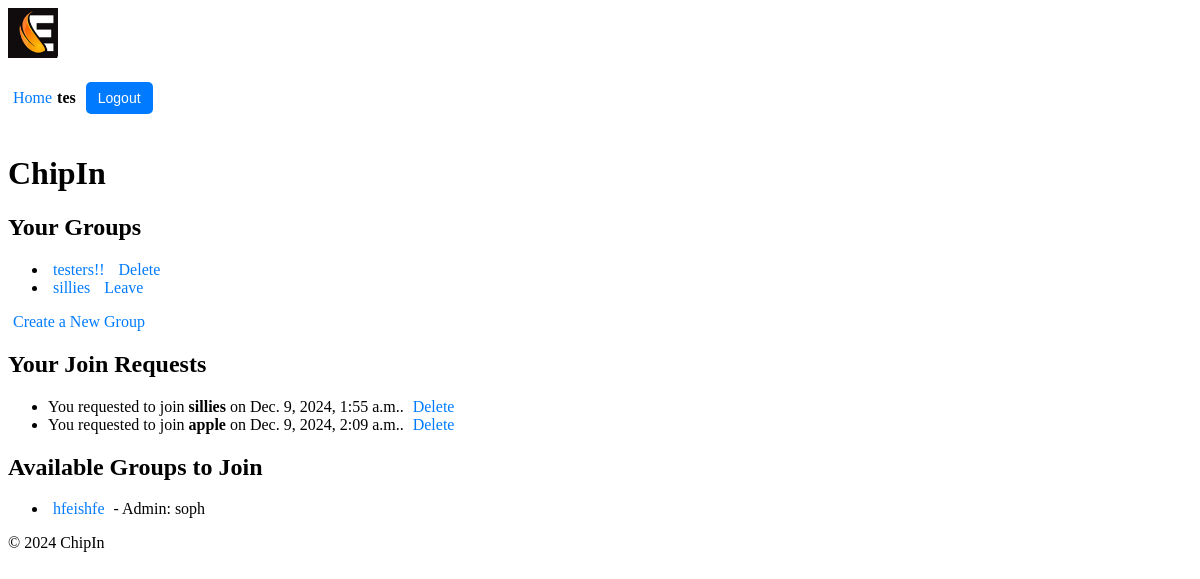
Before: /chipin/ (signed in) with the older database file.
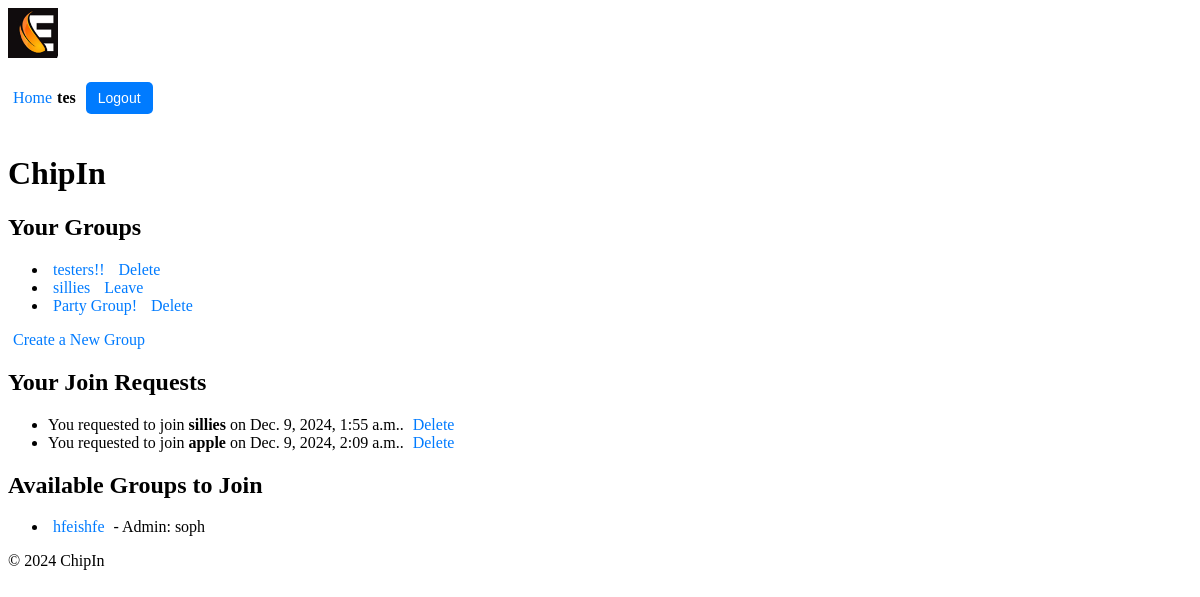
After: the same page with the newer database file.
### users/models.py (models this page shows, shortened)
class Profile(models.Model):
    user = models.OneToOneField(User, on_delete=models.CASCADE)
    first_name = models.CharField(max_length=30)
    surname = models.CharField(max_length=30)
    nickname = models.CharField(max_length=30, unique=True, null=False, blank=False)
    max_spend = models.DecimalField(max_digits=10, decimal_places=2, default=100.00)  # Max spend for each event
    balance = models.DecimalField(max_digits=10, decimal_places=2, default=100.00)  # User's current balance

### chipin/models.py (models this page shows, shortened)
class Group(models.Model):
    name = models.CharField(max_length=100)
    admin = models.ForeignKey(User, on_delete=models.CASCADE, related_name='admin_groups')
    members = models.ManyToManyField(User, related_name='group_memberships', blank=True)
    invited_users = models.ManyToManyField(User, related_name='pending_invitations', blank=True)

class GroupJoinRequest(models.Model):
    user = models.ForeignKey(User, on_delete=models.CASCADE)
    group = models.ForeignKey(Group, on_delete=models.CASCADE, related_name='join_requests')
    is_approved = models.BooleanField(default=False)
    votes = models.ManyToManyField(User, related_name='votes', blank=True)  # Tracks users who voted
    created_at = models.DateTimeField(auto_now_add=True)

### chipin/views.py (the view)
# urls.py: path("", views.home, name="home"),
@login_required
def home(request):
    user = request.user
    pending_invitations = Group.objects.filter(invited_users__email=request.user.email) # Get pending group invitations for the current user
    user_groups = user.group_memberships.all()  # Get groups the user is a member of
    user_join_requests = GroupJoinRequest.objects.filter(user=user)  # Get join requests sent by the user
    available_groups = Group.objects.exclude(members=user).exclude(join_requests__user=user) # Get groups the user is not a member of and the user has not requested to join
    context = {
        'pending_invitations': pending_invitations,
        'user_groups': user_groups,
        'user_join_requests': user_join_requests,
        'available_groups': available_groups
    }
    return render(request, 'chipin/home.html', context)

### chipin/context_processors.py (called while the page is built)
def user_profile(request):
    if request.user.is_authenticated:
        try:
            return {'nickname': request.user.profile.nickname}
        except Profile.DoesNotExist:
            return {'nickname': request.user.username}  # Fallback to username if no profile exists
    return {}

### chipin/templates/chipin/home.html (shortened to what this page needs)
{% extends 'chipin/base.html' %}
{% load static %}
{% block content %}
    <h1>ChipIn</h1>
    <h2>Your Groups</h2>
    <ul>
        {% for group in user.group_memberships.all %}
        <li>
            <a href="{% url 'chipin:group_detail' group.id %}">{{ group.name }}</a>
            {% if group.admin == request.user %}
                <a href="{% url 'chipin:delete_group' group.id %}" onclick="return confirm('Are you sure you want to delete this group?');">Delete</a>
            {% else %}
                <a href="{% url 'chipin:leave_group' group.id %}" onclick="return confirm('Are you sure you want to leave this group?');">Leave</a>
            {% endif %}
        </li>
        {% empty %}
        <li>You are not a member of any group yet.</li>
        {% endfor %}
    </ul>
    <a href="{% url 'chipin:create_group' %}">Create a New Group</a>
    <h2>Your Join Requests</h2>
    <ul>
        {% for join_request in user_join_requests %}
        <li>
            You requested to join <strong>{{ join_request.group.name }}</strong> on {{ join_request.created_at }}.
            <a href="{% url 'chipin:delete_join_request' join_request.id %}" onclick="return confirm('Are you sure you want to delete this join request?');">Delete</a>
        </li>
        {% empty %}
        <li>You have not submitted any join requests.</li>
        {% endfor %}
    </ul>
    <h2>Available Groups to Join</h2>
    <ul>
        {% for group in available_groups %}
        <li>
            <a href="{% url 'chipin:group_detail' group.id %}">{{ group.name }}</a>
            <span>- Admin: {{ group.admin.profile.nickname }}</span>
        </li>
        {% empty %}
        <li>No groups available to join.</li>
        {% endfor %}
    </ul>
{% endblock %}

### chipin/templates/chipin/base.html (shortened to what this page needs)
{% load static %}
<!DOCTYPE html>
<html lang="en">
<head>
    <link rel="stylesheet" href="{% static 'chipin/styles.css' %}">
</head>
<body>
    <header>
        <div class="logo">
            <img src="{% static 'chipin/logo_90.jpg' %}" alt="ChipIn Logo">
        </div>
        <div class="user-info">
            {% if request.user.is_authenticated %}
                <a href="{% url 'chipin:home' %}">Home</a> <span>{{ request.user.profile.nickname }}</span>
                <form action="{% url 'users:logout' %}" method="post">
                    <button type="submit">Logout</button>
                </form>
            {% else %}
                <a href="{% url 'users:login' %}">Login</a> <a href="{% url 'users:register' %}">Register</a>
            {% endif %}
        </div>
    </header>
    <main>
        {% block content %}
        {% endblock %}
    </main>
    <footer>
        <p>&copy; 2024 ChipIn</p>
    </footer>
</body>
</html>

### chipin/static/chipin/styles.css (style rules this page uses)
.logo img { max-height: 50px; }
.user-info { display: flex; align-items: center; font-size: 16px; }
.user-info span { margin-right: 10px; font-weight: bold; }
.user-info button { background-color: #007BFF; color: white; border: none; padding: 8px 12px; cursor: pointer; border-radius: 5px; font-size: 14px; }
button { background-color: #28a745; color: white; border: none; padding: 10px 15px; cursor: pointer; border-radius: 5px; font-size: 14px; margin-top: 20px; margin-bottom: 20px; }
a { color: #007BFF; text-decoration: none; padding: 5px }

Changed rows visible on the page:
added Group: name "Party Group!", shows "Delete", shown under "Your Groups"
